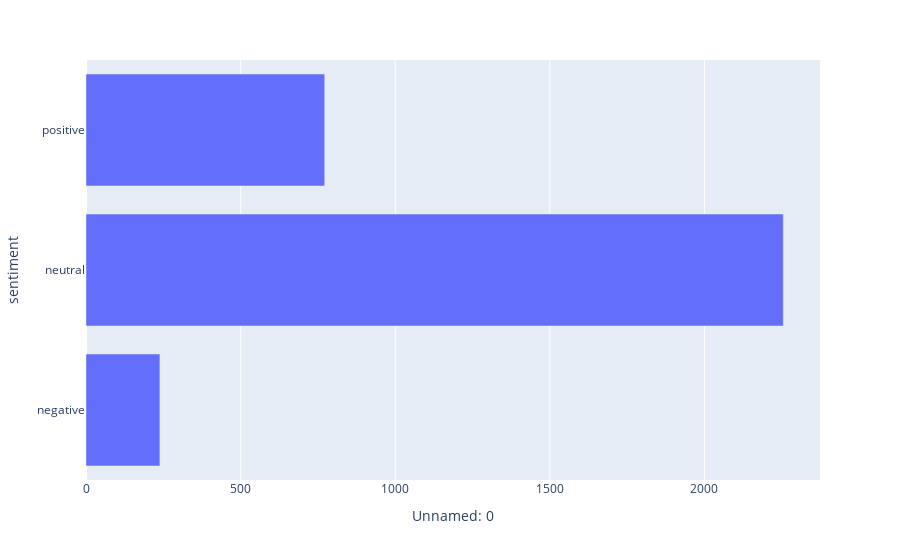

The code cell stored with this chart in its notebook:
### Markdown cell above
## Covaxin Plot

### Code cell
import plotly.graph_objs as go 
import plotly.offline as pyo


all_vax = ['covaxin', 'sinopharm', 'sinovac', 'moderna', 'pfizer', 'biontech', 'oxford', 'astrazeneca', 'sputnik']

# Function to filter the data to a single vaccine and plot the timeline
# Note: a lot of the tweets seem to contain hashtags for multiple vaccines even though they are specifically referring to one vaccine - not very helpful!
def filtered_timeline(df, vax, title):
    df = df.dropna()
    df_filt = pd.DataFrame()
    for o in vax:
        df_filt = df_filt.append(df[df['orig_text'].str.lower().str.contains(o)])
    other_vax = list(set(all_vax)-set(vax))
    for o in other_vax:
        df_filt = df_filt[~df_filt['orig_text'].str.lower().str.contains(o)]
    df_filt = df_filt.drop_duplicates()
    
    return df_filt

covaxin = filtered_timeline(df, ['covaxin'], title='Covaxin')


covaxin_df = covaxin.groupby(['sentiment']).count()
covaxin_df=covaxin_df.drop(columns=['user_description','user_created','user_followers','user_friends','user_favourites','user_verified','source','user_name','id','user_location','date','text','hashtags','retweets','favorites','is_retweet','orig_text'])
covaxin_df


import plotly.express as px

fig = px.bar(covaxin_df, x='Unnamed: 0')
fig.show()

### Figure 1 — Plotly figure (JSON) as saved in the notebook; plotly's stock layout.template omitted (floating-point values rounded to 4 significant figures)
{"data": [{"alignmentgroup": "True", "hovertemplate": "Unnamed: 0=%{x}<br>sentiment=%{y}<extra></extra>", "legendgroup": "", "marker": {"color": "#636efa"}, "name": "", "offsetgroup": "", "orientation": "h", "showlegend": false, "textposition": "auto", "type": "bar", "x": [239, 2255, 772], "xaxis": "x", "y": ["negative", "neutral", "positive"], "yaxis": "y"}], "layout": {"barmode": "relative", "legend": {"tracegroupgap": 0}, "margin": {"t": 60}, "xaxis": {"anchor": "y", "domain": [0, 1], "title": {"text": "Unnamed: 0"}}, "yaxis": {"anchor": "x", "domain": [0, 1], "title": {"text": "sentiment"}}}}
